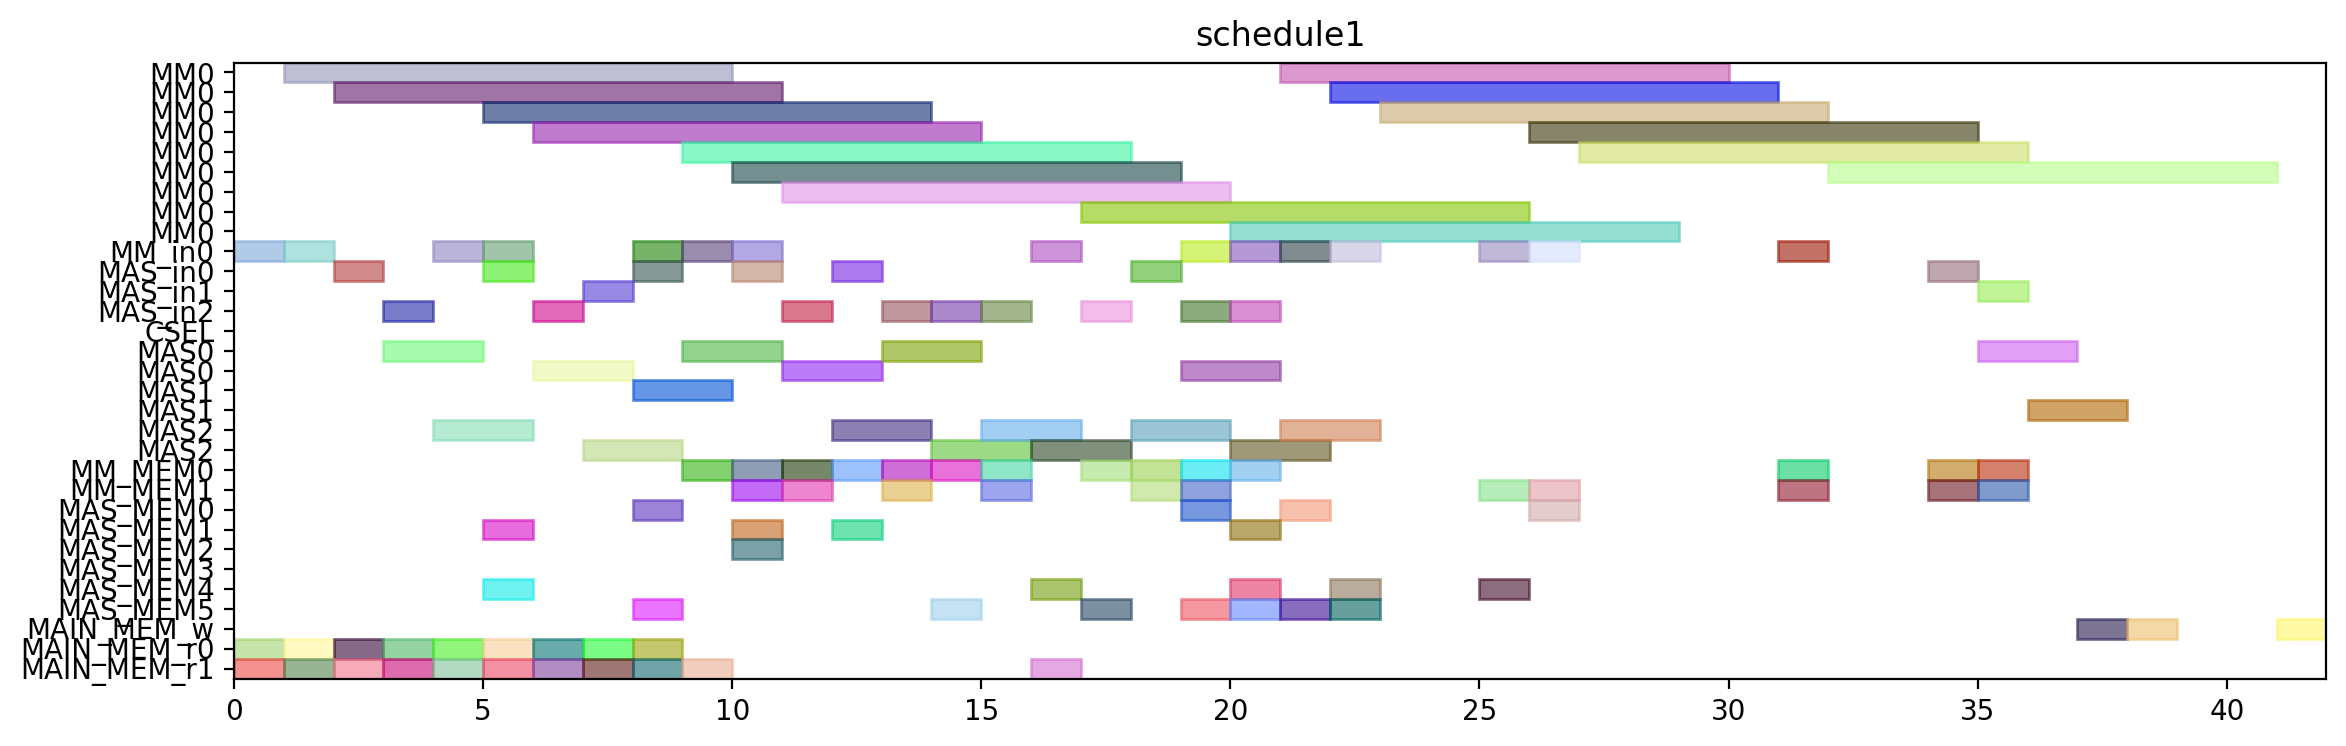

Python code for this plot:
from pyschedule import Scenario, solvers, plotters, alt


def solve():
	horizon = 152
	S = Scenario("schedule1", horizon=horizon)

	# resource
	MM = S.Resources('MM', num=1, size=9)
	MM_in = S.Resources('MM_in', num=1)
	MAS_in = S.Resources('MAS_in', num=3)
	CSEL = S.Resource('CSEL')
	MAS = S.Resources('MAS', num=3, size=2, periods=range(1, horizon))
	MM_MEM = S.Resources('MM_MEM', num=2)
	MAS_MEM = S.Resources('MAS_MEM', num=6)
	MAIN_MEM_w = S.Resource('MAIN_MEM_w', size=1)
	MAIN_MEM_r = S.Resources('MAIN_MEM_r', num=2)

	# result of previous scheduling
	t2_in = S.Task('t2_in', length=1, delay_cost=1)
	S += t2_in >= 0
	t2_in += MM_in[0]

	t2_mem0 = S.Task('t2_mem0', length=1, delay_cost=1)
	S += t2_mem0 >= 0
	t2_mem0 += MAIN_MEM_r[0]

	t2_mem1 = S.Task('t2_mem1', length=1, delay_cost=1)
	S += t2_mem1 >= 0
	t2_mem1 += MAIN_MEM_r[1]

	t0_in = S.Task('t0_in', length=1, delay_cost=1)
	S += t0_in >= 1
	t0_in += MM_in[0]

	t0_mem0 = S.Task('t0_mem0', length=1, delay_cost=1)
	S += t0_mem0 >= 1
	t0_mem0 += MAIN_MEM_r[0]

	t0_mem1 = S.Task('t0_mem1', length=1, delay_cost=1)
	S += t0_mem1 >= 1
	t0_mem1 += MAIN_MEM_r[1]

	t2 = S.Task('t2', length=9, delay_cost=1)
	S += t2 >= 1
	t2 += MM[0]

	t0 = S.Task('t0', length=9, delay_cost=1)
	S += t0 >= 2
	t0 += MM[0]

	t14_in = S.Task('t14_in', length=1, delay_cost=1)
	S += t14_in >= 2
	t14_in += MAS_in[0]

	t14_mem0 = S.Task('t14_mem0', length=1, delay_cost=1)
	S += t14_mem0 >= 2
	t14_mem0 += MAIN_MEM_r[0]

	t14_mem1 = S.Task('t14_mem1', length=1, delay_cost=1)
	S += t14_mem1 >= 2
	t14_mem1 += MAIN_MEM_r[1]

	t13_in = S.Task('t13_in', length=1, delay_cost=1)
	S += t13_in >= 3
	t13_in += MAS_in[2]

	t13_mem0 = S.Task('t13_mem0', length=1, delay_cost=1)
	S += t13_mem0 >= 3
	t13_mem0 += MAIN_MEM_r[0]

	t13_mem1 = S.Task('t13_mem1', length=1, delay_cost=1)
	S += t13_mem1 >= 3
	t13_mem1 += MAIN_MEM_r[1]

	t14 = S.Task('t14', length=2, delay_cost=1)
	S += t14 >= 3
	t14 += MAS[0]

	t13 = S.Task('t13', length=2, delay_cost=1)
	S += t13 >= 4
	t13 += MAS[2]

	t1_in = S.Task('t1_in', length=1, delay_cost=1)
	S += t1_in >= 4
	t1_in += MM_in[0]

	t1_mem0 = S.Task('t1_mem0', length=1, delay_cost=1)
	S += t1_mem0 >= 4
	t1_mem0 += MAIN_MEM_r[0]

	t1_mem1 = S.Task('t1_mem1', length=1, delay_cost=1)
	S += t1_mem1 >= 4
	t1_mem1 += MAIN_MEM_r[1]

	t1 = S.Task('t1', length=9, delay_cost=1)
	S += t1 >= 5
	t1 += MM[0]

	t15_in = S.Task('t15_in', length=1, delay_cost=1)
	S += t15_in >= 5
	t15_in += MM_in[0]

	t15_mem0 = S.Task('t15_mem0', length=1, delay_cost=1)
	S += t15_mem0 >= 5
	t15_mem0 += MAS_MEM[4]

	t15_mem1 = S.Task('t15_mem1', length=1, delay_cost=1)
	S += t15_mem1 >= 5
	t15_mem1 += MAS_MEM[1]

	t3_in = S.Task('t3_in', length=1, delay_cost=1)
	S += t3_in >= 5
	t3_in += MAS_in[0]

	t3_mem0 = S.Task('t3_mem0', length=1, delay_cost=1)
	S += t3_mem0 >= 5
	t3_mem0 += MAIN_MEM_r[0]

	t3_mem1 = S.Task('t3_mem1', length=1, delay_cost=1)
	S += t3_mem1 >= 5
	t3_mem1 += MAIN_MEM_r[1]

	t15 = S.Task('t15', length=9, delay_cost=1)
	S += t15 >= 6
	t15 += MM[0]

	t3 = S.Task('t3', length=2, delay_cost=1)
	S += t3 >= 6
	t3 += MAS[0]

	t4_in = S.Task('t4_in', length=1, delay_cost=1)
	S += t4_in >= 6
	t4_in += MAS_in[2]

	t4_mem0 = S.Task('t4_mem0', length=1, delay_cost=1)
	S += t4_mem0 >= 6
	t4_mem0 += MAIN_MEM_r[0]

	t4_mem1 = S.Task('t4_mem1', length=1, delay_cost=1)
	S += t4_mem1 >= 6
	t4_mem1 += MAIN_MEM_r[1]

	t4 = S.Task('t4', length=2, delay_cost=1)
	S += t4 >= 7
	t4 += MAS[2]

	t8_in = S.Task('t8_in', length=1, delay_cost=1)
	S += t8_in >= 7
	t8_in += MAS_in[1]

	t8_mem0 = S.Task('t8_mem0', length=1, delay_cost=1)
	S += t8_mem0 >= 7
	t8_mem0 += MAIN_MEM_r[0]

	t8_mem1 = S.Task('t8_mem1', length=1, delay_cost=1)
	S += t8_mem1 >= 7
	t8_mem1 += MAIN_MEM_r[1]

	t5_in = S.Task('t5_in', length=1, delay_cost=1)
	S += t5_in >= 8
	t5_in += MM_in[0]

	t5_mem0 = S.Task('t5_mem0', length=1, delay_cost=1)
	S += t5_mem0 >= 8
	t5_mem0 += MAS_MEM[0]

	t5_mem1 = S.Task('t5_mem1', length=1, delay_cost=1)
	S += t5_mem1 >= 8
	t5_mem1 += MAS_MEM[5]

	t8 = S.Task('t8', length=2, delay_cost=1)
	S += t8 >= 8
	t8 += MAS[1]

	t9_in = S.Task('t9_in', length=1, delay_cost=1)
	S += t9_in >= 8
	t9_in += MAS_in[0]

	t9_mem0 = S.Task('t9_mem0', length=1, delay_cost=1)
	S += t9_mem0 >= 8
	t9_mem0 += MAIN_MEM_r[0]

	t9_mem1 = S.Task('t9_mem1', length=1, delay_cost=1)
	S += t9_mem1 >= 8
	t9_mem1 += MAIN_MEM_r[1]

	t20_in = S.Task('t20_in', length=1, delay_cost=1)
	S += t20_in >= 9
	t20_in += MM_in[0]

	t20_mem0 = S.Task('t20_mem0', length=1, delay_cost=1)
	S += t20_mem0 >= 9
	t20_mem0 += MM_MEM[0]

	t20_mem1 = S.Task('t20_mem1', length=1, delay_cost=1)
	S += t20_mem1 >= 9
	t20_mem1 += MAIN_MEM_r[1]

	t5 = S.Task('t5', length=9, delay_cost=1)
	S += t5 >= 9
	t5 += MM[0]

	t9 = S.Task('t9', length=2, delay_cost=1)
	S += t9 >= 9
	t9 += MAS[0]

	t10_in = S.Task('t10_in', length=1, delay_cost=1)
	S += t10_in >= 10
	t10_in += MM_in[0]

	t10_mem0 = S.Task('t10_mem0', length=1, delay_cost=1)
	S += t10_mem0 >= 10
	t10_mem0 += MAS_MEM[2]

	t10_mem1 = S.Task('t10_mem1', length=1, delay_cost=1)
	S += t10_mem1 >= 10
	t10_mem1 += MAS_MEM[1]

	t18_in = S.Task('t18_in', length=1, delay_cost=1)
	S += t18_in >= 10
	t18_in += MAS_in[0]

	t18_mem0 = S.Task('t18_mem0', length=1, delay_cost=1)
	S += t18_mem0 >= 10
	t18_mem0 += MM_MEM[0]

	t18_mem1 = S.Task('t18_mem1', length=1, delay_cost=1)
	S += t18_mem1 >= 10
	t18_mem1 += MM_MEM[1]

	t20 = S.Task('t20', length=9, delay_cost=1)
	S += t20 >= 10
	t20 += MM[0]

	t10 = S.Task('t10', length=9, delay_cost=1)
	S += t10 >= 11
	t10 += MM[0]

	t16_in = S.Task('t16_in', length=1, delay_cost=1)
	S += t16_in >= 11
	t16_in += MAS_in[2]

	t16_mem0 = S.Task('t16_mem0', length=1, delay_cost=1)
	S += t16_mem0 >= 11
	t16_mem0 += MM_MEM[0]

	t16_mem1 = S.Task('t16_mem1', length=1, delay_cost=1)
	S += t16_mem1 >= 11
	t16_mem1 += MM_MEM[1]

	t18 = S.Task('t18', length=2, delay_cost=1)
	S += t18 >= 11
	t18 += MAS[0]

	t16 = S.Task('t16', length=2, delay_cost=1)
	S += t16 >= 12
	t16 += MAS[2]

	t19_in = S.Task('t19_in', length=1, delay_cost=1)
	S += t19_in >= 12
	t19_in += MAS_in[0]

	t19_mem0 = S.Task('t19_mem0', length=1, delay_cost=1)
	S += t19_mem0 >= 12
	t19_mem0 += MM_MEM[0]

	t19_mem1 = S.Task('t19_mem1', length=1, delay_cost=1)
	S += t19_mem1 >= 12
	t19_mem1 += MAS_MEM[1]

	t19 = S.Task('t19', length=2, delay_cost=1)
	S += t19 >= 13
	t19 += MAS[0]

	t6_in = S.Task('t6_in', length=1, delay_cost=1)
	S += t6_in >= 13
	t6_in += MAS_in[2]

	t6_mem0 = S.Task('t6_mem0', length=1, delay_cost=1)
	S += t6_mem0 >= 13
	t6_mem0 += MM_MEM[0]

	t6_mem1 = S.Task('t6_mem1', length=1, delay_cost=1)
	S += t6_mem1 >= 13
	t6_mem1 += MM_MEM[1]

	t17_in = S.Task('t17_in', length=1, delay_cost=1)
	S += t17_in >= 14
	t17_in += MAS_in[2]

	t17_mem0 = S.Task('t17_mem0', length=1, delay_cost=1)
	S += t17_mem0 >= 14
	t17_mem0 += MM_MEM[0]

	t17_mem1 = S.Task('t17_mem1', length=1, delay_cost=1)
	S += t17_mem1 >= 14
	t17_mem1 += MAS_MEM[5]

	t6 = S.Task('t6', length=2, delay_cost=1)
	S += t6 >= 14
	t6 += MAS[2]

	t11_in = S.Task('t11_in', length=1, delay_cost=1)
	S += t11_in >= 15
	t11_in += MAS_in[2]

	t11_mem0 = S.Task('t11_mem0', length=1, delay_cost=1)
	S += t11_mem0 >= 15
	t11_mem0 += MM_MEM[0]

	t11_mem1 = S.Task('t11_mem1', length=1, delay_cost=1)
	S += t11_mem1 >= 15
	t11_mem1 += MM_MEM[1]

	t17 = S.Task('t17', length=2, delay_cost=1)
	S += t17 >= 15
	t17 += MAS[2]

	t11 = S.Task('t11', length=2, delay_cost=1)
	S += t11 >= 16
	t11 += MAS[2]

	t23_in = S.Task('t23_in', length=1, delay_cost=1)
	S += t23_in >= 16
	t23_in += MM_in[0]

	t23_mem0 = S.Task('t23_mem0', length=1, delay_cost=1)
	S += t23_mem0 >= 16
	t23_mem0 += MAS_MEM[4]

	t23_mem1 = S.Task('t23_mem1', length=1, delay_cost=1)
	S += t23_mem1 >= 16
	t23_mem1 += MAIN_MEM_r[1]

	t23 = S.Task('t23', length=9, delay_cost=1)
	S += t23 >= 17
	t23 += MM[0]

	t7_in = S.Task('t7_in', length=1, delay_cost=1)
	S += t7_in >= 17
	t7_in += MAS_in[2]

	t7_mem0 = S.Task('t7_mem0', length=1, delay_cost=1)
	S += t7_mem0 >= 17
	t7_mem0 += MM_MEM[0]

	t7_mem1 = S.Task('t7_mem1', length=1, delay_cost=1)
	S += t7_mem1 >= 17
	t7_mem1 += MAS_MEM[5]

	t22_in = S.Task('t22_in', length=1, delay_cost=1)
	S += t22_in >= 18
	t22_in += MAS_in[0]

	t22_mem0 = S.Task('t22_mem0', length=1, delay_cost=1)
	S += t22_mem0 >= 18
	t22_mem0 += MM_MEM[0]

	t22_mem1 = S.Task('t22_mem1', length=1, delay_cost=1)
	S += t22_mem1 >= 18
	t22_mem1 += MM_MEM[1]

	t7 = S.Task('t7', length=2, delay_cost=1)
	S += t7 >= 18
	t7 += MAS[2]

	t21_in = S.Task('t21_in', length=1, delay_cost=1)
	S += t21_in >= 19
	t21_in += MAS_in[2]

	t21_mem0 = S.Task('t21_mem0', length=1, delay_cost=1)
	S += t21_mem0 >= 19
	t21_mem0 += MM_MEM[0]

	t21_mem1 = S.Task('t21_mem1', length=1, delay_cost=1)
	S += t21_mem1 >= 19
	t21_mem1 += MM_MEM[1]

	t22 = S.Task('t22', length=2, delay_cost=1)
	S += t22 >= 19
	t22 += MAS[0]

	t28_in = S.Task('t28_in', length=1, delay_cost=1)
	S += t28_in >= 19
	t28_in += MM_in[0]

	t28_mem0 = S.Task('t28_mem0', length=1, delay_cost=1)
	S += t28_mem0 >= 19
	t28_mem0 += MAS_MEM[0]

	t28_mem1 = S.Task('t28_mem1', length=1, delay_cost=1)
	S += t28_mem1 >= 19
	t28_mem1 += MAS_MEM[5]

	t12_in = S.Task('t12_in', length=1, delay_cost=1)
	S += t12_in >= 20
	t12_in += MAS_in[2]

	t12_mem0 = S.Task('t12_mem0', length=1, delay_cost=1)
	S += t12_mem0 >= 20
	t12_mem0 += MM_MEM[0]

	t12_mem1 = S.Task('t12_mem1', length=1, delay_cost=1)
	S += t12_mem1 >= 20
	t12_mem1 += MAS_MEM[5]

	t21 = S.Task('t21', length=2, delay_cost=1)
	S += t21 >= 20
	t21 += MAS[2]

	t25_in = S.Task('t25_in', length=1, delay_cost=1)
	S += t25_in >= 20
	t25_in += MM_in[0]

	t25_mem0 = S.Task('t25_mem0', length=1, delay_cost=1)
	S += t25_mem0 >= 20
	t25_mem0 += MAS_MEM[4]

	t25_mem1 = S.Task('t25_mem1', length=1, delay_cost=1)
	S += t25_mem1 >= 20
	t25_mem1 += MAS_MEM[1]

	t28 = S.Task('t28', length=9, delay_cost=1)
	S += t28 >= 20
	t28 += MM[0]

	t12 = S.Task('t12', length=2, delay_cost=1)
	S += t12 >= 21
	t12 += MAS[2]

	t25 = S.Task('t25', length=9, delay_cost=1)
	S += t25 >= 21
	t25 += MM[0]

	t27_in = S.Task('t27_in', length=1, delay_cost=1)
	S += t27_in >= 21
	t27_in += MM_in[0]

	t27_mem0 = S.Task('t27_mem0', length=1, delay_cost=1)
	S += t27_mem0 >= 21
	t27_mem0 += MAS_MEM[0]

	t27_mem1 = S.Task('t27_mem1', length=1, delay_cost=1)
	S += t27_mem1 >= 21
	t27_mem1 += MAS_MEM[5]

	t27 = S.Task('t27', length=9, delay_cost=1)
	S += t27 >= 22
	t27 += MM[0]

	t29_in = S.Task('t29_in', length=1, delay_cost=1)
	S += t29_in >= 22
	t29_in += MM_in[0]

	t29_mem0 = S.Task('t29_mem0', length=1, delay_cost=1)
	S += t29_mem0 >= 22
	t29_mem0 += MAS_MEM[4]

	t29_mem1 = S.Task('t29_mem1', length=1, delay_cost=1)
	S += t29_mem1 >= 22
	t29_mem1 += MAS_MEM[5]

	t29 = S.Task('t29', length=9, delay_cost=1)
	S += t29 >= 23
	t29 += MM[0]


	# new tasks
	t24 = S.Task('t24', length=9, delay_cost=1)
	t24 += alt(MM)
	t24_in = S.Task('t24_in', length=1, delay_cost=1)
	t24_in += alt(MM_in)
	S += t24_in*MM_in[0]<=t24*MM[0]
	t24_mem0 = S.Task('t24_mem0', length=1, delay_cost=1)
	t24_mem0 += MAS_MEM[4]
	S += 22 < t24_mem0
	S += t24_mem0 <= t24

	t24_mem1 = S.Task('t24_mem1', length=1, delay_cost=1)
	t24_mem1 += MM_MEM[1]
	S += 25 < t24_mem1
	S += t24_mem1 <= t24

	t26 = S.Task('t26', length=9, delay_cost=1)
	t26 += alt(MM)
	t26_in = S.Task('t26_in', length=1, delay_cost=1)
	t26_in += alt(MM_in)
	S += t26_in*MM_in[0]<=t26*MM[0]
	t26_mem0 = S.Task('t26_mem0', length=1, delay_cost=1)
	t26_mem0 += MAS_MEM[0]
	S += 14 < t26_mem0
	S += t26_mem0 <= t26

	t26_mem1 = S.Task('t26_mem1', length=1, delay_cost=1)
	t26_mem1 += MM_MEM[1]
	S += 25 < t26_mem1
	S += t26_mem1 <= t26

	PZ_new = S.Task('PZ_new', length=9, delay_cost=1)
	PZ_new += alt(MM)
	PZ_new_in = S.Task('PZ_new_in', length=1, delay_cost=1)
	PZ_new_in += alt(MM_in)
	S += PZ_new_in*MM_in[0]<=PZ_new*MM[0]
	S += 0<PZ_new

	PZ_new_w = S.Task('PZ_new_w', length=1, delay_cost=1)
	PZ_new_w += alt(MAIN_MEM_w)
	S += PZ_new <= PZ_new_w

	PZ_new_mem0 = S.Task('PZ_new_mem0', length=1, delay_cost=1)
	PZ_new_mem0 += MM_MEM[0]
	S += 31 < PZ_new_mem0
	S += PZ_new_mem0 <= PZ_new

	PZ_new_mem1 = S.Task('PZ_new_mem1', length=1, delay_cost=1)
	PZ_new_mem1 += MM_MEM[1]
	S += 28 < PZ_new_mem1
	S += PZ_new_mem1 <= PZ_new

	PX_new = S.Task('PX_new', length=2, delay_cost=1)
	PX_new += alt(MAS)
	PX_new_in = S.Task('PX_new_in', length=1, delay_cost=1)
	PX_new_in += alt(MAS_in)
	S += PX_new_in*MAS_in[0]<=PX_new*MAS[0]

	S += PX_new_in*MAS_in[1]<=PX_new*MAS[1]

	S += PX_new_in*MAS_in[2]<=PX_new*MAS[2]

	S += 0<PX_new

	PX_new_w = S.Task('PX_new_w', length=1, delay_cost=1)
	PX_new_w += alt(MAIN_MEM_w)
	S += PX_new <= PX_new_w

	PX_new_mem0 = S.Task('PX_new_mem0', length=1, delay_cost=1)
	PX_new_mem0 += MM_MEM[0]
	S += 29 < PX_new_mem0
	S += PX_new_mem0 <= PX_new

	PX_new_mem1 = S.Task('PX_new_mem1', length=1, delay_cost=1)
	PX_new_mem1 += alt(MM_MEM)
	S += (t24*MM[0])-1 < PX_new_mem1*MM_MEM[1]
	S += PX_new_mem1 <= PX_new

	PY_new = S.Task('PY_new', length=2, delay_cost=1)
	PY_new += alt(MAS)
	PY_new_in = S.Task('PY_new_in', length=1, delay_cost=1)
	PY_new_in += alt(MAS_in)
	S += PY_new_in*MAS_in[0]<=PY_new*MAS[0]

	S += PY_new_in*MAS_in[1]<=PY_new*MAS[1]

	S += PY_new_in*MAS_in[2]<=PY_new*MAS[2]

	S += 0<PY_new

	PY_new_w = S.Task('PY_new_w', length=1, delay_cost=1)
	PY_new_w += alt(MAIN_MEM_w)
	S += PY_new <= PY_new_w

	PY_new_mem0 = S.Task('PY_new_mem0', length=1, delay_cost=1)
	PY_new_mem0 += MM_MEM[0]
	S += 30 < PY_new_mem0
	S += PY_new_mem0 <= PY_new

	PY_new_mem1 = S.Task('PY_new_mem1', length=1, delay_cost=1)
	PY_new_mem1 += alt(MM_MEM)
	S += (t26*MM[0])-1 < PY_new_mem1*MM_MEM[1]
	S += PY_new_mem1 <= PY_new

	solvers.mip.solve(S,msg=1,kind='CPLEX',ratio_gap=1.01)

	solution = [['hoge']*len(S.solution()[1]) for i in range(len(S.solution()))]
	for i in range(len(S.solution())):
		for j in range(len(S.solution()[i])):
			solution[i][j]=str(S.solution()[i][j])
	print(solution)

	cycles = int(solution[-1][3])

	pic_file_name = "/mnt/rose/usr1/fukuda/ABE/multiRAM_multiMAS_16mux/scheduling_result/stage9MM1_stage2MAS3/EP_ADD_A_0/schedule1.png"
	if(S.solution() != []):
		plotters.matplotlib.plot(S,img_filename=pic_file_name, show_task_labels=False, fig_size=(cycles*0.25+3, 4))

	return solution
